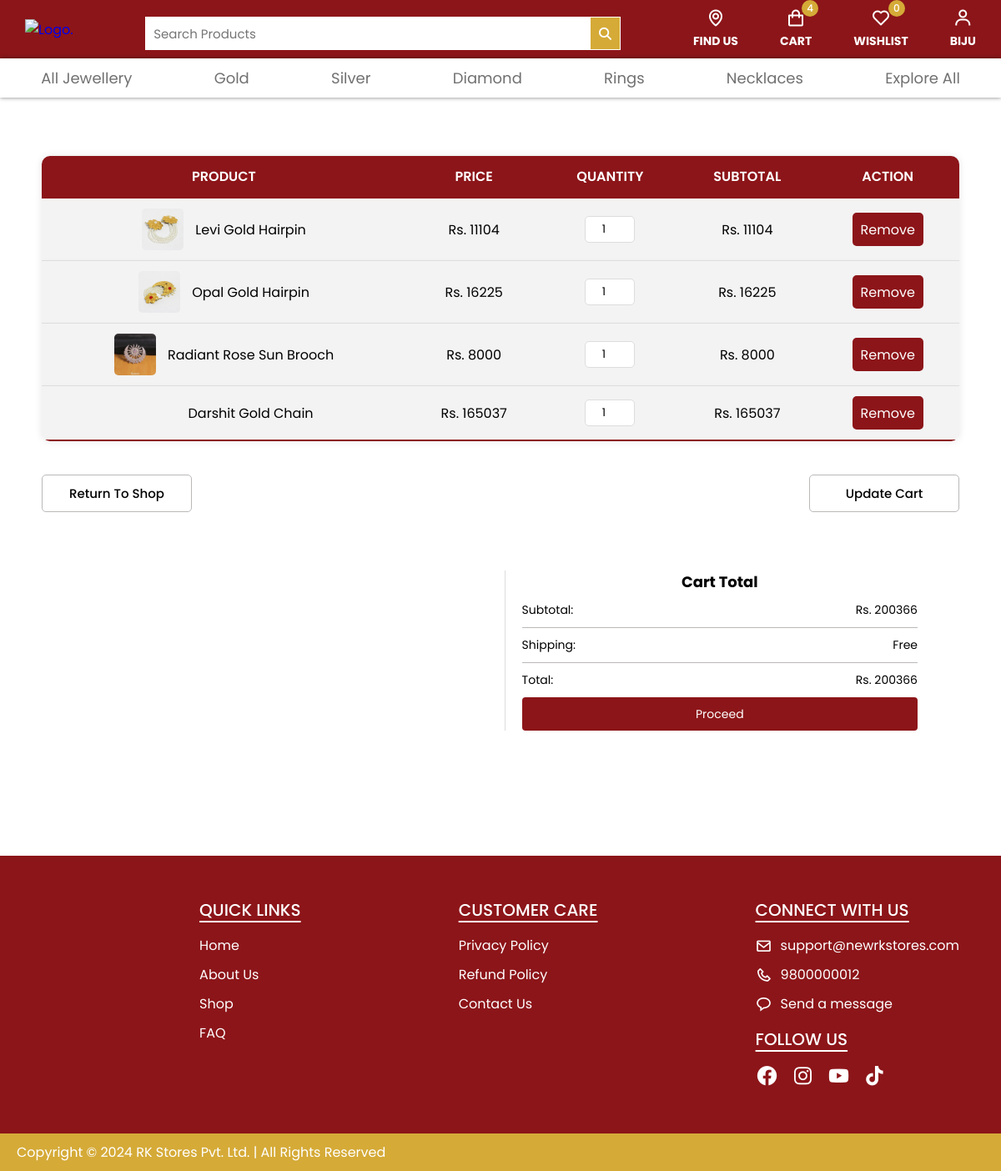
Page /cart.php (signed in) on the committed database.
### tables this page shows
CREATE TABLE `cart_items` (
  `cart_item_id` int(11) NOT NULL,
  `cart_id` int(11) DEFAULT NULL,
  `product_id` int(11) DEFAULT NULL,
  `quantity` int(11) NOT NULL,
  `price` decimal(10,2) NOT NULL,
  `total_price` decimal(10,2) DEFAULT NULL
);

CREATE TABLE `products` (
  `product_id` int(11) NOT NULL,
  `name` varchar(255) NOT NULL,
  `short_description` text DEFAULT NULL,
  `long_description` text DEFAULT NULL,
  `category_id` int(11) NOT NULL,
  `price` decimal(10,0) NOT NULL,
  `material` varchar(255) DEFAULT NULL,
  `weight` decimal(10,2) DEFAULT NULL,
  `main_image_url` varchar(255) DEFAULT NULL,
  `small_images` text DEFAULT NULL,
  `stock_quantity` int(11) NOT NULL,
  `created_at` timestamp NOT NULL DEFAULT current_timestamp(),
  `updated_at` timestamp NOT NULL DEFAULT current_timestamp() ON UPDATE current_timestamp()
);

### cart.php (the view, shortened to what this page needs)
<?php
include_once("./includes/header.php");
include_once("./includes/navbar.php");
include_once("./includes/connect.php");
$user_id = $_SESSION['user_id'];
$cart_sql = "SELECT cart_id FROM carts WHERE user_id = '$user_id'";
$cart_result = mysqli_query($conn, $cart_sql);
$cart_id = mysqli_fetch_assoc($cart_result)['cart_id'] ?? 0;
$items_sql = "SELECT p.product_id, p.name, p.price, p.main_image_url, ci.quantity
              FROM cart_items ci
              JOIN products p ON ci.product_id = p.product_id
              WHERE ci.cart_id = '$cart_id'";
$items_result = mysqli_query($conn, $items_sql);
$total_cost = 0;
if (mysqli_num_rows($items_result) > 0) {
    while ($row = mysqli_fetch_assoc($items_result)) {
        $product_total = $row['price'] * $row['quantity'];
        $total_cost += $product_total;
    }
}
?>
<div class="my-cart">
    <form action="./php/update-cart.php" method="post">
        <div class="cart-list">
            <table>
                <thead>
                    <tr>
                        <th>Product</th>
                        <th>Price</th>
                        <th>Quantity</th>
                        <th>Subtotal</th>
                        <th>Action</th>
                    </tr>
                </thead>
                <?php
                if (mysqli_num_rows($items_result) > 0) {
                    mysqli_data_seek($items_result, 0);
                    while ($row = mysqli_fetch_assoc($items_result)) {
                        $product_total = $row['price'] * $row['quantity'];
                ?>
                    <tr>
                        <td data-label="Product" class="cart-image">
                            <img src="./admin/uploads/<?php echo $row['main_image_url'] ?>" alt="">
                            <p><?php echo $row['name'] ?></p>
                        </td>
                        <td data-label="Price">Rs. <?php echo $row['price'] ?></td>
                        <td data-label="Quantity">
                            <input type="number" name="quantity[<?php echo $row['product_id']; ?>]" value="<?php echo $row['quantity'] ?>">
                        </td>
                        <td data-label="Subtotal">Rs. <?php echo $product_total ?></td>
                        <td data-label="Action">
                            <button type="button" onclick="removeItem(<?php echo $row['product_id'] ?>)" class="btn">Remove</button>
                        </td>
                    </tr>
                <?php
                    }
                } else {
                ?>
                    <tr>
                        <td colspan="5">No Items In The Cart</td>
                    </tr>
                <?php
                }
                ?>
            </table>
            <div class="action-buttons">
                <a href="shop.php"><button type="button" class="cart-action-button">Return To Shop</button></a>
                <button type="submit" class="cart-action-button">Update Cart</button>
            </div>
        </div>
    </form>
    <div class="further-cart-info">
        <form action="./php/update-cart.php" method="post">
        </form>
        <div class="cart-total">
            <div class="total-heading">Cart Total</div>
            <div class="subtotal">
                <p>Subtotal: </p>
                <p id="subtotal-amount">RS. <?php echo $total_cost; ?></p>
            </div>
            <div class="horizontal-line"></div>
            <div class="subtotal">
                <p>Shipping: </p>
                <p>Free</p>
            </div>
            <div class="horizontal-line"></div>
            <div class="subtotal">
                <p>Total: </p>
                <p id="total-amount" class="total-amount">RS. <?php echo $total_cost; ?></p>
            </div>
            <button class="btn btn-fluid">Proceed</button>
        </div>
    </div>
</div>
<?php
include_once('./includes/footer-menu.php');
include_once('./includes/footer.php');
?>

### css/style.css (style rules this page uses)
:root { --primary-color: #8c1519; --secondary-color: #d5aa37; --text-color: #000; --white-color: #fff; --input-color: rgba(51, 51, 51, 0.7); --simple-shadow: rgba(0, 0, 0, 0.5); --hr-color: #bbb8b8; --color-danger: #dc3545; --color-success: #28a745; --light-background: #f5f5f5; }
* { margin: 0; padding: 0; box-sizing: border-box; font-family: "Poppins", sans-serif; scroll-behavior: smooth; scrollbar-width: thin; scrollbar-color: #8c1519 #f1f1f1; text-decoration: none; }
.horizontal-line { height: 1px; width: 100%; background: var(--hr-color); margin: 50px 0; }
.btn { height: 40px; font-size: 16px; color: var(--white-color); border-radius: 10px; cursor: pointer; background: var(--primary-color); outline: none; border: none; }
.btn-fluid { width: 100%; }
.my-cart { padding: 50px; }
.my-cart .cart-list { display: flex; flex-direction: column; gap: 20px; }
.my-cart .cart-list table { width: 100%; border-collapse: collapse; margin: 20px 0; font-size: 1em; min-width: 400px; box-shadow: 0 0 10px rgba(0, 0, 0, 0.1); overflow: hidden; border-radius: 10px; }
.my-cart .cart-list table th, .my-cart .cart-list table td { padding: 12px 15px; text-align: center; border-bottom: 1px solid #ddd; }
.my-cart .cart-list table th { background-color: var(--primary-color); color: #ffffff; text-transform: uppercase; font-weight: 600; }
.my-cart .cart-list table tr { background-color: #f3f3f3; transition: background-color 0.3s ease; box-shadow: 0 2px 5px rgba(0, 0, 0, 0.1); }
.my-cart .cart-list table tr:last-of-type { border-bottom: 2px solid var(--primary-color); }
.my-cart .cart-list table td img { width: 50px; height: auto; border-radius: 5px; margin-right: 10px; }
.my-cart .cart-list table .cart-image p, .my-cart .cart-list .cart-image img { vertical-align: middle; display: inline-block; }
.my-cart .cart-list table td p { display: inline-block; vertical-align: middle; margin: 0; }
.my-cart .cart-list table input[type="number"] { width: 60px; padding: 5px; border-radius: 5px; border: 1px solid #ddd; text-align: center; }
.my-cart .cart-list table .btn { background-color: var(--primary-color); color: var(--white-color); padding: 7px 10px; border: none; border-radius: 5px; cursor: pointer; transition: background-color 0.3s ease; }
.my-cart .action-buttons { display: flex; justify-content: space-between; gap: 5px; margin: 0 0 20px 0; }
.my-cart .action-buttons button { height: 45px; width: 180px; font-size: 15px; font-weight: 500; color: var(--text-color); background: none; outline: none; border: 1px solid var(--hr-color); cursor: pointer; border-radius: 5px; transition: background-color 0.1s; }
.further-cart-info { display: flex; justify-content: space-between; padding: 50px; gap: 20px; }
.cart-total { width: 100%; padding-left: 20px; border-left: 1px solid #ddd; }
.total-heading { font-size: 18px; font-weight: bold; margin-bottom: 10px; text-align: center; }
.subtotal { display: flex; justify-content: space-between; margin-bottom: 10px; font-size: 14px; }
.subtotal p { margin: 0; }
.horizontal-line { margin: 10px 0; }
.cart-total .btn { padding: 10px; background-color: var(--primary-color); color: white; border: none; border-radius: 4px; cursor: pointer; font-size: 14px; transition: background-color 0.3s ease; }
.further-cart-info form { width: 100%; }

### rows in the picture
cart_items: product.main_image_url (picture), product.name "Levi Gold Hairpin", product.price "11104", quantity "1"
cart_items: product.main_image_url (picture), product.name "Opal Gold Hairpin", product.price "16225", quantity "1"
cart_items: product.main_image_url (picture), product.name "Radiant Rose Sun Brooch", product.price "8000", quantity "1"
cart_items: product.name "Darshit Gold Chain", product.price "165037", quantity "1"

### other values in the picture
$cart_item_count "4"
$wishlist_item_count "0"
$account "BIJU"
